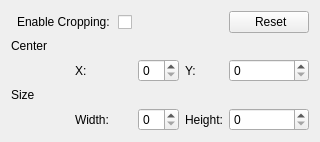
            <widget class="QWidget" name="Cropping">
             <attribute name="title">
              <string>Cropping</string>
             </attribute>
             <layout class="QGridLayout" name="gridLayout_18">
              <item row="0" column="0">
               <layout class="QGridLayout" name="gridLayout_12">
                <item row="3" column="0">
                 <widget class="QLabel" name="label_17">
                  <property name="text">
                   <string>Size</string>
                  </property>
                 </widget>
                </item>
                <item row="0" column="0" colspan="2">
                 <widget class="QCheckBox" name="cropping_enableCheckBox">
                  <property name="layoutDirection">
                   <enum>Qt::RightToLeft</enum>
                  </property>
                  <property name="text">
                   <string>Enable Cropping: </string>
                  </property>
                 </widget>
                </item>
                <item row="0" column="4">
                 <widget class="QPushButton" name="cropping_tempReset">
                  <property name="text">
                   <string> Reset</string>
                  </property>
                  <property name="icon">
                   <iconset resource="resources.qrc">
                    <normaloff>:/reset.svg</normaloff>:/reset.svg</iconset>
                  </property>
                 </widget>
                </item>
                <item row="1" column="0">
                 <widget class="QLabel" name="label_14">
                  <property name="text">
                   <string>Center</string>
                  </property>
                 </widget>
                </item>
                <item row="2" column="4">
                 <widget class="QSpinBox" name="cropping_ySpinBox"/>
                </item>
                <item row="2" column="3">
                 <widget class="QLabel" name="label_16">
                  <property name="text">
                   <string>Y:</string>
                  </property>
                 </widget>
                </item>
                <item row="2" column="2">
                 <widget class="QSpinBox" name="cropping_xSpinBox"/>
                </item>
                <item row="2" column="1">
                 <widget class="QLabel" name="label_15">
                  <property name="text">
                   <string>X:</string>
                  </property>
                 </widget>
                </item>
                <item row="4" column="4">
                 <widget class="QSpinBox" name="cropping_heightSpinBox"/>
                </item>
                <item row="4" column="3">
                 <widget class="QLabel" name="label_19">
                  <property name="text">
                   <string>Height:</string>
                  </property>
                 </widget>
                </item>
                <item row="4" column="2">
                 <widget class="QSpinBox" name="cropping_widthSpinBox"/>
                </item>
                <item row="4" column="1">
                 <widget class="QLabel" name="label_18">
                  <property name="text">
                   <string>Width:</string>
                  </property>
                 </widget>
                </item>
               </layout>
              </item>
             </layout>
            </widget>
